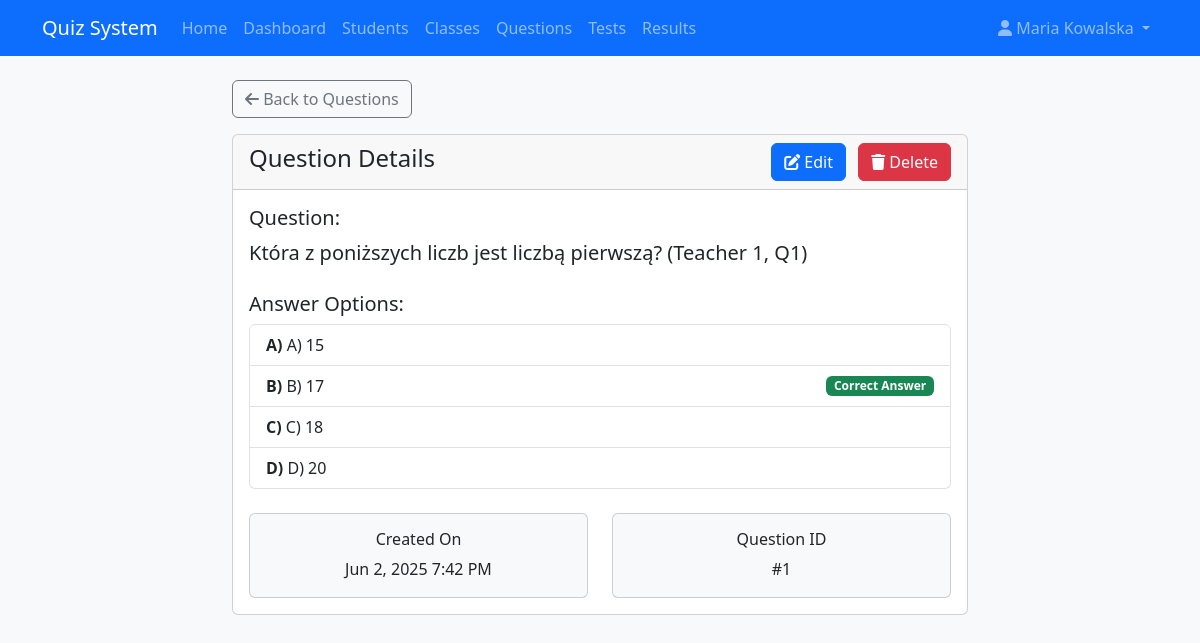
The app's page /quiz_system/teachers/viewQuestion/1 (signed in) with its own data.
### tables this page shows
CREATE TABLE IF NOT EXISTS questions (
    id INT AUTO_INCREMENT PRIMARY KEY,
    content TEXT NOT NULL,
    created_by INT NOT NULL,
    created_at TIMESTAMP DEFAULT CURRENT_TIMESTAMP,
    FOREIGN KEY (created_by) REFERENCES users(id)
);

CREATE TABLE IF NOT EXISTS answers (
    id INT AUTO_INCREMENT PRIMARY KEY,
    question_id INT NOT NULL,
    content TEXT NOT NULL,
    is_correct BOOLEAN NOT NULL DEFAULT FALSE,
    FOREIGN KEY (question_id) REFERENCES questions(id) ON DELETE CASCADE
);

### quiz_system/app/core/Router.php (called while the page is built, shortened)
<?php
class Router {
    protected $action = 'index';
    protected $url;
    public function __construct() {
        $this->url = $this->parseUrl();
    }
    public function route() {
        $this->controller = new $this->controller;
        if(isset($this->url[1])) {
            if(method_exists($this->controller, $this->url[1])) {
                $this->action = $this->url[1];
            }
        }
        $this->params = $this->url ? array_values($this->url) : [];
        call_user_func_array([$this->controller, $this->action], $this->params);
    }
    protected function parseUrl() {
        if(isset($_GET['url'])) {
            $url = rtrim($_GET['url'], '/');
            $url = filter_var($url, FILTER_SANITIZE_URL);
            $url = explode('/', $url);
            return $url;
        }
        return [];
    }
}
?>

### quiz_system/index.php (called while the page is built, shortened)
<?php
require_once ROOT_PATH . '/app/config/database.php';
require_once ROOT_PATH . '/app/core/Router.php';
require_once ROOT_PATH . '/app/core/Controller.php';
require_once ROOT_PATH . '/app/core/Database.php';
require_once ROOT_PATH . '/app/models/Question.php';
$router = new Router();
$router->route();
?>

### quiz_system/app/core/Database.php (called while the page is built, shortened)
<?php
class Database {
    private $host = DB_HOST;
    private $user = DB_USER;
    private $pass = DB_PASS;
    private $dbname = DB_NAME;
    private $dbh;
    private $stmt;
    public function __construct() {
        $dsn = 'mysql:host=' . $this->host . ';dbname=' . $this->dbname;
        $options = [
            PDO::ATTR_PERSISTENT => true,
            PDO::ATTR_ERRMODE => PDO::ERRMODE_EXCEPTION
        ];
        try {
            $this->dbh = new PDO($dsn, $this->user, $this->pass, $options);
        } catch(PDOException $e) {
            $this->error = $e->getMessage();
            echo $this->error;
        }
    }
    public function query($sql) {
        $this->stmt = $this->dbh->prepare($sql);
    }
    public function bind($param, $value, $type = null) {
        if(is_null($type)) {
            switch(true) {
                default:
                    $type = PDO::PARAM_STR;
            }
        }
        $this->stmt->bindValue($param, $value, $type);
    }
    public function execute() {
        return $this->stmt->execute();
    }
    public function resultSet() {
        $this->execute();
        return $this->stmt->fetchAll(PDO::FETCH_OBJ);
    }
    public function single() {
        $this->execute();
        return $this->stmt->fetch(PDO::FETCH_OBJ);
    }
}
?>

### quiz_system/app/models/Question.php (called while the page is built, shortened)
<?php
class Question {
    private $db;
    public function __construct() {
        $this->db = new Database;
    }
    public function getQuestionById($id) {
        $this->db->query('SELECT * FROM questions WHERE id = :id');
        $this->db->bind(':id', $id);
        $question = $this->db->single();
        if($question) {
            $this->db->query('SELECT * FROM answers WHERE question_id = :question_id');
            $this->db->bind(':question_id', $id);
            $question->answers = $this->db->resultSet();
        }
        return $question;
    }
}
?>

### quiz_system/app/views/teachers/questions/view.php (the view)
<?php require APP_ROOT . '/views/inc/header.php'; ?>
<div class="row">
    <div class="col-md-8 mx-auto">
        <a href="<?php echo URL_ROOT; ?>/teachers/questions" class="btn btn-outline-secondary mb-3">
            <i class="fas fa-arrow-left"></i> Back to Questions
        </a>
        <div class="card">
            <div class="card-header d-flex justify-content-between align-items-center">
                <h4>Question Details</h4>
                <div>
                    <a href="<?php echo URL_ROOT; ?>/teachers/editQuestion/<?php echo $question->id; ?>" class="btn btn-primary me-2">
                        <i class="fas fa-edit"></i> Edit
                    </a>
                    <form class="d-inline" action="<?php echo URL_ROOT; ?>/teachers/deleteQuestion/<?php echo $question->id; ?>" method="post">
                        <button type="submit" class="btn btn-danger btn-delete">
                            <i class="fas fa-trash"></i> Delete
                        </button>
                    </form>
                </div>
            </div>
            <div class="card-body">
                <div class="mb-4">
                    <h5>Question:</h5>
                    <p class="fs-5"><?php echo $question->content; ?></p>
                </div>
                <div class="mb-4">
                    <h5>Answer Options:</h5>
                    <div class="list-group">
                        <?php foreach($question->answers as $index => $answer) : ?>
                            <div class="list-group-item d-flex justify-content-between align-items-center">
                                <span>
                                    <strong><?php echo chr(65 + $index); ?>)</strong> <?php echo $answer->content; ?>
                                </span>
                                <?php if($answer->is_correct) : ?>
                                    <span class="badge bg-success">Correct Answer</span>
                                <?php endif; ?>
                            </div>
                        <?php endforeach; ?>
                    </div>
                </div>
                <div class="row">
                    <div class="col-md-6">
                        <div class="card bg-light">
                            <div class="card-body text-center">
                                <h6>Created On</h6>
                                <p class="mb-0"><?php echo date('M j, Y g:i A', strtotime($question->created_at)); ?></p>
                            </div>
                        </div>
                    </div>
                    <div class="col-md-6">
                        <div class="card bg-light">
                            <div class="card-body text-center">
                                <h6>Question ID</h6>
                                <p class="mb-0">#<?php echo $question->id; ?></p>
                            </div>
                        </div>
                    </div>
                </div>
            </div>
        </div>
    </div>
</div>
<?php require APP_ROOT . '/views/inc/footer.php'; ?>

### quiz_system/public/css/style.css (style rules this page uses)
body { background-color: #f8f9fa; }
html, body { height: 100%; }
body { display: flex; flex-direction: column; }

### records on screen
questions: content "Która z poniższych liczb jest liczbą pierwszą? (Teacher 1, Q1)", created_at "Jun 2, 2025 7:42 PM", id "1"
answers: index "A", content "A) 15"
answers: index "B", content "B) 17", is_correct "Correct Answer"
answers: index "C", content "C) 18"
answers: index "D", content "D) 20"

### other values on screen
SITE_NAME "Quiz System"
$_SESSION['user_name'] "Maria Kowalska"
